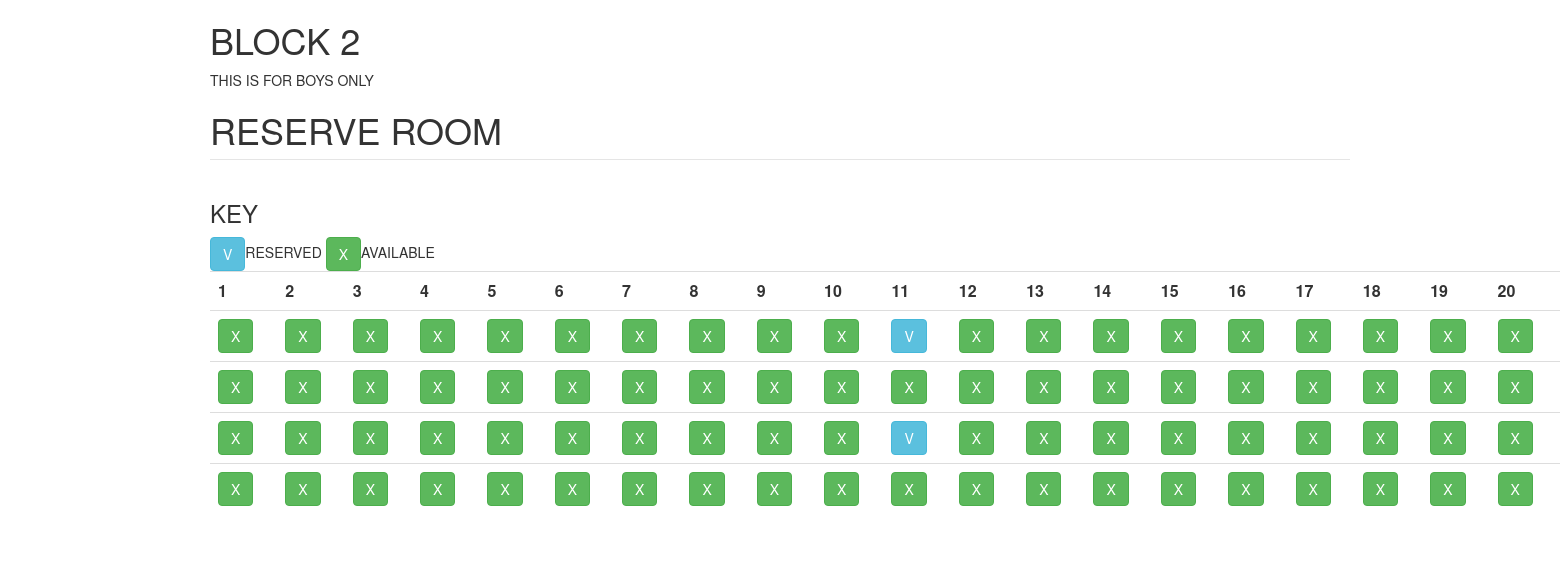
The page /gen/index.php (signed in) on the database its author committed.
### tables this page shows
CREATE TABLE `reg` (
  `id` int(4) NOT NULL,
  `regno` varchar(30) NOT NULL,
  `firstname` varchar(20) NOT NULL,
  `middlename` varchar(20) NOT NULL,
  `lastname` varchar(20) NOT NULL,
  `gender` varchar(10) NOT NULL,
  `contact` varchar(16) NOT NULL,
  `email` varchar(30) NOT NULL,
  `password` varchar(50) NOT NULL,
  `updatedate` datetime NOT NULL DEFAULT CURRENT_TIMESTAMP,
  `passupdate` varchar(30) NOT NULL
);

CREATE TABLE `boys_rooms` (
  `id` int(11) NOT NULL,
  `room_no` int(11) NOT NULL,
  `bed_1` varchar(255) NOT NULL,
  `bed_2` varchar(255) NOT NULL,
  `bed_3` varchar(255) NOT NULL,
  `bed_4` varchar(255) NOT NULL
);

### gen/index.php (the view, shortened to what this page needs)
<?php
$con = mysqli_connect('localhost','root','','csrs') or die("Could not connect to the server");
if($_SESSION['id']){
	$u = $_SESSION['id'];
	$quq = "SELECT * FROM reg WHERE id='$u'";
	$x = mysqli_query($con,$quq);
	while($vuta = mysqli_fetch_assoc($x)){
		$name = $vuta['regno'];
?>
<html lang="en">
<head>
    <link rel="stylesheet" href="bootstrap.css" type="text/css">
</head>
<body>
	<?php
		if($vuta['gender'] == "Female" || $vuta['gender'] == "female"){
			?>
    <div class="container-fluid">
            <div class="panel-heading">
                    <p class="text-center h3">BOOK ROOM (HOSTEL SECTION)</p>
                       </div>
            <div class="container">
                <h1>BLOCK 1</h1>
                <marquee behavior="" direction="">THIS FOR GIRLS ONLY</marquee>
                <form action="" method="POST">
                    <fieldset><legend><h1>RESERVE ROOM</h1></legend>
                        <h3>KEY</h3>
                        <input type="button" class="btn btn-info" value="V">RESERVED  <input type="button" class="btn btn-success" value="X">AVAILABLE
            <table class="table responsive">
            <?php
            	$q = "SELECT * FROM `rooms` ";
            	$qq = mysqli_query($con,$q);
            	while($qqq = mysqli_fetch_assoc($qq)){
            ?>
            	<th><?php echo $qqq['room_no']; ?></th>
            	<th></th>
            <?php }  ?>
            <tr>
            <?php
            	$q1 = "SELECT * FROM `rooms` ";
            	$qq1 = mysqli_query($con,$q1);
            	while($qqq1 = mysqli_fetch_assoc($qq1)){
            		if($qqq1['bed_1'] == ""){
            			$va = "X";
            			$st = "success";
            		}else{
            			$va = "V";
            			$st = "info";
            			$message = "The room is already reserved!!";
            		}
            		$idd = $qqq1['room_no'];
            		$m = "user";
            ?>
				<td>
				<?php
					if($va == "X"){
					?>
					<a href="reserve.php?va=<?php echo $va; ?>&user=<?php echo $name; ?>&id=<?php echo $idd?>&bed=1" class="btn btn-<?php echo $st; ?>" ><?php echo $va; ?></a>
					<?php
					}else{
						?>
						<a class="btn btn-<?php echo $st; ?>" onclick="return alert('The room is reserved!!');"><?php echo $va; ?></a>
						<?php
					}
				?>
				</td>
				<td>
					</td>
			<?php }  ?>
			</tr>
			<tr>
            <?php
            	$q2 = "SELECT * FROM `rooms` ";
            	$qq2 = mysqli_query($con,$q2);
            	while($qqq2 = mysqli_fetch_assoc($qq2)){
            		if($qqq2['bed_2'] == ""){
            			$va = "X";
            			$st = "success";
            		}else{
            			$va = "V";
            			$st = "info";
            		}
            		$idd = $qqq2['room_no'];
            		$m = "mimi";
            ?>
				<td>
				<?php
					if($va == "X"){
					?>
					<a href="reserve.php?va=<?php echo $va; ?>&user=<?php echo $name; ?>&id=<?php echo $idd?>&bed=2" class="btn btn-<?php echo $st; ?>" ><?php echo $va; ?></a>
					<?php
					}else{
						?>
						<a class="btn btn-<?php echo $st; ?>" onclick="return alert('The room is reserved!!');"><?php echo $va; ?></a>
						<?php
					}
				?>
				</td>
				<td>
					</td>
			<?php }  ?>
			</tr>
			<tr>
            <?php
            	$q3 = "SELECT * FROM `rooms` ";
            	$qq3 = mysqli_query($con,$q3);
            	while($qqq3 = mysqli_fetch_assoc($qq3)){
            		if($qqq3['bed_3'] == ""){
            			$va = "X";
            			$st = "success";
            		}else{
            			$va = "V";
            			$st = "info";
            		}
            		$idd = $qqq3['room_no'];
            		$m = "mimi";
            ?>
				<td>
				<?php
					if($va == "X"){
					?>
					<a href="reserve.php?va=<?php echo $va; ?>&user=<?php echo $name; ?>&id=<?php echo $idd?>&bed=3" class="btn btn-<?php echo $st; ?>" ><?php echo $va; ?></a>
					<?php
					}else{
						?>
						<a class="btn btn-<?php echo $st; ?>" onclick="return alert('The room is reserved!!');"><?php echo $va; ?></a>
						<?php
					}
				?>
				</td>
				<td>
					</td>
			<?php }  ?>
			</tr>
			<tr>
            <?php
            	$q4 = "SELECT * FROM `rooms` ";
            	$qq4 = mysqli_query($con,$q4);
            	while($qqq4 = mysqli_fetch_assoc($qq4)){
            		if($qqq4['bed_4'] == ""){
            			$va = "X";
            			$st = "success";
            		}else{
            			$va = "V";
            			$st = "info";
            		}
            		$idd = $qqq4['room_no'];
            		$m = "mimi";
            ?>
				<td>
				<?php
					if($va == "X"){
					?>
					<a href="reserve.php?va=<?php echo $va; ?>&user=<?php echo $name; ?>&id=<?php echo $idd?>&bed=4" class="btn btn-<?php echo $st; ?>" ><?php echo $va; ?></a>
					<?php
					}else{
						?>
						<a class="btn btn-<?php echo $st; ?>" onclick="return alert('The room is reserved!!');"><?php echo $va; ?></a>
						<?php
					}
				?>
				</td>
				<td>
					</td>
			<?php }  ?>
			</tr>
			</table>
			</fieldset>
                </form>
            </div>
		<?php }else if($vuta['gender'] == "Male" || $vuta['gender'] == "male"){ ?>
				<div class="container">
    		<h1>BLOCK 2</h1>
    			<marquee behavior="" direction="">THIS IS FOR BOYS ONLY</marquee>
    			<form action="" method="POST">
            <fieldset><legend><h1>RESERVE ROOM</h1></legend>
                <h3>KEY</h3>
                <input type="button" class="btn btn-info" value="V">RESERVED  <input type="button" class="btn btn-success" value="X">AVAILABLE
                <table class="table responsive">
            <?php
            	$q = "SELECT * FROM `boys_rooms` ";
            	$qq = mysqli_query($con,$q);
            	while($qqq = mysqli_fetch_assoc($qq)){
            ?>
            	<th><?php echo $qqq['room_no']; ?></th>
            	<th></th>
            <?php }  ?>
            <tr>
            <?php
            	$q1 = "SELECT * FROM `boys_rooms` ";
            	$qq1 = mysqli_query($con,$q1);
            	while($qqq1 = mysqli_fetch_assoc($qq1)){
            		if($qqq1['bed_1'] == ""){
            			$va = "X";
            			$st = "success";
            		}else{
            			$va = "V";
            			$st = "info";
            		}
            		$idd = $qqq1['room_no'];
            ?>
				<td>
				<?php
					if($va == "X"){
					?>
					<a href="reserve.php?va=<?php echo $va; ?>&user=<?php echo $name; ?>&id=<?php echo $idd?>&bed=1&gender=boy" class="btn btn-<?php echo $st; ?>" ><?php echo $va; ?></a>
					<?php
					}else{
						?>
						<a class="btn btn-<?php echo $st; ?>" onclick="return alert('The room is reserved!!');"><?php echo $va; ?></a>
						<?php
					}
				?>
				</td>
				<td>
					</td>
			<?php }  ?>
			</tr>
			<tr>
            <?php
            	$q2 = "SELECT * FROM `boys_rooms` ";
            	$qq2 = mysqli_query($con,$q2);
            	while($qqq2 = mysqli_fetch_assoc($qq2)){
            		if($qqq2['bed_2'] == ""){
            			$va = "X";
            			$st = "success";
            		}else{
            			$va = "V";
            			$st = "info";
            		}
            		$idd = $qqq2['room_no'];
            ?>
				<td>
				<?php
					if($va == "X"){
					?>
					<a href="reserve.php?va=<?php echo $va; ?>&user=<?php echo $name; ?>&id=<?php echo $idd?>&bed=2&gender=boy" class="btn btn-<?php echo $st; ?>" ><?php echo $va; ?></a>
					<?php
					}else{
						?>
						<a class="btn btn-<?php echo $st; ?>" onclick="return alert('The room is reserved!!');"><?php echo $va; ?></a>
						<?php
					}
				?>
				</td>
				<td>
					</td>
			<?php }  ?>
			</tr>
			<tr>
            <?php
            	$q3 = "SELECT * FROM `boys_rooms` ";
            	$qq3 = mysqli_query($con,$q3);
            	while($qqq3 = mysqli_fetch_assoc($qq3)){
            		if($qqq3['bed_3'] == ""){
            			$va = "X";
            			$st = "success";
            		}else{
            			$va = "V";
            			$st = "info";
            		}
            		$idd = $qqq3['room_no'];
            ?>
				<td>
				<?php
					if($va == "X"){
					?>
					<a href="reserve.php?va=<?php echo $va; ?>&user=<?php echo $name; ?>&id=<?php echo $idd?>&bed=3&gender=boy" class="btn btn-<?php echo $st; ?>" ><?php echo $va; ?></a>
					<?php
					}else{
						?>
						<a class="btn btn-<?php echo $st; ?>" onclick="return alert('The room is reserved!!');"><?php echo $va; ?></a>
						<?php
					}
				?>
				</td>
				<td>
					</td>
			<?php }  ?>
			</tr>
			<tr>
            <?php
            	$q4 = "SELECT * FROM `boys_rooms` ";
            	$qq4 = mysqli_query($con,$q4);
            	while($qqq4 = mysqli_fetch_assoc($qq4)){
            		if($qqq4['bed_4'] == ""){
            			$va = "X";
            			$st = "success";
            		}else{
            			$va = "V";
            			$st = "info";
            		}
            		$idd = $qqq4['room_no'];
            ?>
				<td>
				<?php
					if($va == "X"){
					?>
					<a href="reserve.php?va=<?php echo $va; ?>&user=<?php echo $name; ?>&id=<?php echo $idd?>&bed=4&gender=boy" class="btn btn-<?php echo $st; ?>" ><?php echo $va; ?></a>
					<?php
					}else{
						?>
						<a class="btn btn-<?php echo $st; ?>" onclick="return alert('The room is reserved!!');"><?php echo $va; ?></a>
						<?php
					}
				?>
				</td>
				<td>
					</td>
			<?php }
				}
				?>
			</tr>
			</table>
			</fieldset>
                </form>
            </div>
<?php } ?>
</body>
</html>
<?php }  ?>

### rows shown on the page
boys_rooms: room_no "1", bed_1 "X", bed_2 "X", bed_3 "X", bed_4 "X"
boys_rooms: room_no "2", bed_1 "X", bed_2 "X", bed_3 "X", bed_4 "X"
boys_rooms: room_no "3", bed_1 "X", bed_2 "X", bed_3 "X", bed_4 "X"
boys_rooms: room_no "4", bed_1 "X", bed_2 "X", bed_3 "X", bed_4 "X"
boys_rooms: room_no "5", bed_1 "X", bed_2 "X", bed_3 "X", bed_4 "X"
boys_rooms: room_no "6", bed_1 "X", bed_2 "X", bed_3 "X", bed_4 "X"
boys_rooms: room_no "7", bed_1 "X", bed_2 "X", bed_3 "X", bed_4 "X"
boys_rooms: room_no "8", bed_1 "X", bed_2 "X", bed_3 "X", bed_4 "X"
boys_rooms: room_no "9", bed_1 "X", bed_2 "X", bed_3 "X", bed_4 "X"
boys_rooms: room_no "10", bed_1 "X", bed_2 "X", bed_3 "X", bed_4 "X"
boys_rooms: room_no "11", bed_1 "V", bed_2 "X", bed_3 "V", bed_4 "X"
boys_rooms: room_no "12", bed_1 "X", bed_2 "X", bed_3 "X", bed_4 "X"
boys_rooms: room_no "13", bed_1 "X", bed_2 "X", bed_3 "X", bed_4 "X"
boys_rooms: room_no "14", bed_1 "X", bed_2 "X", bed_3 "X", bed_4 "X"
boys_rooms: room_no "15", bed_1 "X", bed_2 "X", bed_3 "X", bed_4 "X"
boys_rooms: room_no "16", bed_1 "X", bed_2 "X", bed_3 "X", bed_4 "X"
boys_rooms: room_no "17", bed_1 "X", bed_2 "X", bed_3 "X", bed_4 "X"
boys_rooms: room_no "18", bed_1 "X", bed_2 "X", bed_3 "X", bed_4 "X"
boys_rooms: room_no "19", bed_1 "X", bed_2 "X", bed_3 "X", bed_4 "X"
boys_rooms: room_no "20", bed_1 "X", bed_2 "X", bed_3 "X", bed_4 "X"
